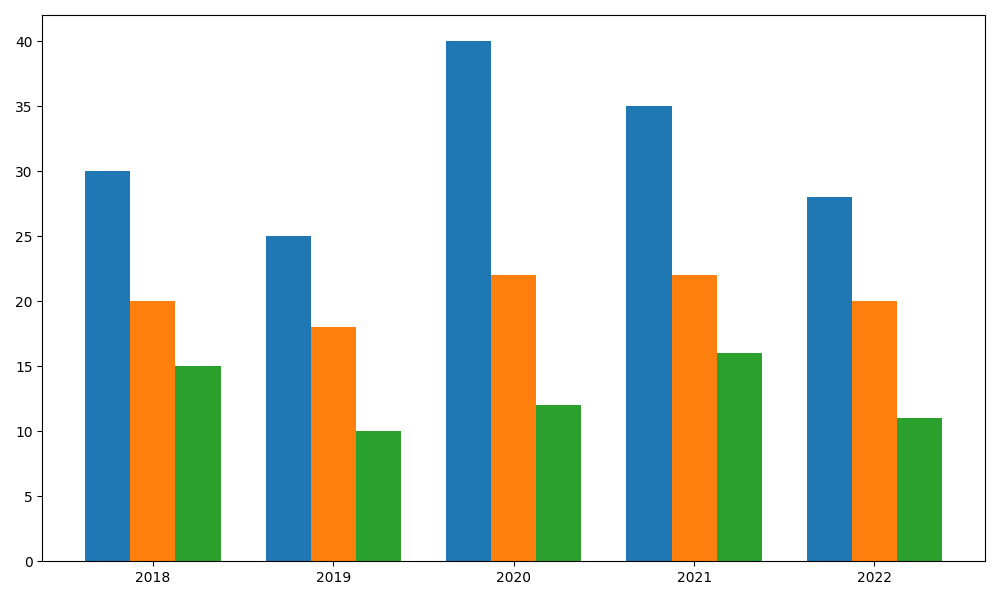

This chart was generated by the following Python code:
import numpy as np
import matplotlib.pyplot as plt

cities = ['New York', 'London', 'Tokyo']
years = np.array(['2018', '2019', '2020', '2021', '2022'])

data = np.array([
    [30, 25, 40, 35, 28],
    [20, 18, 22, 22, 20],
    [15, 10, 12, 16, 11],
])

bar_width = 0.25

fig, ax = plt.subplots(figsize=(10, 6))
indices = np.arange(len(years))

for idx, city in enumerate(cities):
    ax.bar(indices + idx * bar_width, data[idx], width=bar_width)

ax.set_xticks(indices + bar_width)
ax.set_xticklabels(years)

plt.tight_layout()
plt.show()
